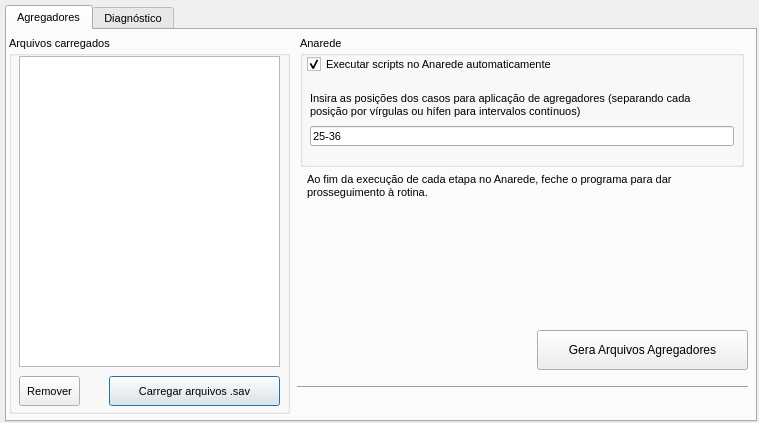
<?xml version="1.0" encoding="UTF-8"?>
<ui version="4.0">
 <author>Samir Ferreira</author>
 <class>Janela</class>
 <widget class="QDialog" name="Janela">
  <property name="geometry">
   <rect>
    <x>0</x>
    <y>0</y>
    <width>759</width>
    <height>423</height>
   </rect>
  </property>
  <property name="acceptDrops">
   <bool>true</bool>
  </property>
  <property name="windowTitle">
   <string>Agregadores e Diagnóstico - v1.2.1 (jan-2022)</string>
  </property>
  <property name="windowIcon">
   <iconset resource="recursos.qrc">
    <normaloff>:/icones/epe</normaloff>:/icones/epe</iconset>
  </property>
  <widget class="QTabWidget" name="tabWidget">
   <property name="geometry">
    <rect>
     <x>5</x>
     <y>5</y>
     <width>752</width>
     <height>417</height>
    </rect>
   </property>
   <property name="font">
    <font>
     <pointsize>8</pointsize>
    </font>
   </property>
   <property name="acceptDrops">
    <bool>true</bool>
   </property>
   <property name="whatsThis">
    <string>&lt;html&gt;&lt;head/&gt;&lt;body&gt;&lt;p&gt;&lt;br/&gt;&lt;/p&gt;&lt;/body&gt;&lt;/html&gt;</string>
   </property>
   <property name="currentIndex">
    <number>0</number>
   </property>
   <widget class="QWidget" name="tab_agreg">
    <property name="acceptDrops">
     <bool>true</bool>
    </property>
    <attribute name="title">
     <string>Agregadores</string>
    </attribute>
    <widget class="QGroupBox" name="groupBox_arqvs_carregados_agreg">
     <property name="geometry">
      <rect>
       <x>2</x>
       <y>6</y>
       <width>281</width>
       <height>378</height>
      </rect>
     </property>
     <property name="acceptDrops">
      <bool>true</bool>
     </property>
     <property name="title">
      <string>Arquivos carregados</string>
     </property>
     <widget class="QListView" name="listView_arqv_carregados_agreg">
      <property name="geometry">
       <rect>
        <x>10</x>
        <y>20</y>
        <width>261</width>
        <height>311</height>
       </rect>
      </property>
      <property name="cursor" stdset="0">
       <cursorShape>PointingHandCursor</cursorShape>
      </property>
      <property name="acceptDrops">
       <bool>true</bool>
      </property>
      <property name="whatsThis">
       <string>&lt;html&gt;&lt;head/&gt;&lt;body&gt;&lt;p&gt;Lista de casos carregados (.pwf/.sav) com base nos quais serão gerados os dados de agregadores.&lt;/p&gt;&lt;/body&gt;&lt;/html&gt;</string>
      </property>
      <property name="selectionMode">
       <enum>QAbstractItemView::ExtendedSelection</enum>
      </property>
     </widget>
     <widget class="QPushButton" name="pushButton_carrega_arqvs_agreg">
      <property name="geometry">
       <rect>
        <x>100</x>
        <y>340</y>
        <width>171</width>
        <height>30</height>
       </rect>
      </property>
      <property name="whatsThis">
       <string>&lt;html&gt;&lt;head/&gt;&lt;body&gt;&lt;p&gt;Permite selecionar e carregar arquivos .pwf/.sav nos quais se deseja aplicar os dados de agregadores.&lt;/p&gt;&lt;/body&gt;&lt;/html&gt;</string>
      </property>
      <property name="text">
       <string>Carregar arquivos .sav</string>
      </property>
      <property name="icon">
       <iconset resource="recursos.qrc">
        <normaloff>:/icones/sav</normaloff>:/icones/sav</iconset>
      </property>
     </widget>
     <widget class="QPushButton" name="pushButton_remover_agreg">
      <property name="geometry">
       <rect>
        <x>10</x>
        <y>340</y>
        <width>61</width>
        <height>30</height>
       </rect>
      </property>
      <property name="text">
       <string>Remover</string>
      </property>
     </widget>
    </widget>
    <widget class="QCheckBox" name="cb_anarede">
     <property name="geometry">
      <rect>
       <x>300</x>
       <y>26</y>
       <width>263</width>
       <height>17</height>
      </rect>
     </property>
     <property name="text">
      <string>Executar scripts no Anarede automaticamente</string>
     </property>
     <property name="icon">
      <iconset resource="recursos.qrc">
       <normaloff>:/icones/anarede</normaloff>:/icones/anarede</iconset>
     </property>
     <property name="checked">
      <bool>true</bool>
     </property>
    </widget>
    <widget class="QGroupBox" name="groupBox">
     <property name="geometry">
      <rect>
       <x>293</x>
       <y>6</y>
       <width>444</width>
       <height>131</height>
      </rect>
     </property>
     <property name="whatsThis">
      <string>Seleciona aplicação automática dos scripts de agregadores no histórico selecionado. Caso seja deixada deselecionada apenas gera os scripts de agregadores, para posterior aplicação.</string>
     </property>
     <property name="title">
      <string>Anarede</string>
     </property>
     <widget class="QLineEdit" name="le_posicoes">
      <property name="geometry">
       <rect>
        <x>10</x>
        <y>90</y>
        <width>424</width>
        <height>20</height>
       </rect>
      </property>
      <property name="text">
       <string>25-36</string>
      </property>
     </widget>
     <widget class="QLabel" name="label">
      <property name="geometry">
       <rect>
        <x>10</x>
        <y>53</y>
        <width>421</width>
        <height>31</height>
       </rect>
      </property>
      <property name="text">
       <string>Insira as posições dos casos para aplicação de agregadores (separando cada posição por vírgulas ou hífen para intervalos contínuos)</string>
      </property>
      <property name="wordWrap">
       <bool>true</bool>
      </property>
     </widget>
    </widget>
    <widget class="QPushButton" name="pushButton_saida_agreg">
     <property name="geometry">
      <rect>
       <x>530</x>
       <y>300</y>
       <width>211</width>
       <height>40</height>
      </rect>
     </property>
     <property name="font">
      <font>
       <pointsize>9</pointsize>
      </font>
     </property>
     <property name="whatsThis">
      <string extracomment="Gera a tabela de contingências no formato .xlsx">&lt;html&gt;&lt;head/&gt;&lt;body&gt;&lt;p&gt;Inicia rotina para geração e aplicação de dados de agregadores nos casos selecionados. &lt;/p&gt;&lt;/body&gt;&lt;/html&gt;</string>
     </property>
     <property name="text">
      <string>Gera Arquivos Agregadores</string>
     </property>
     <property name="icon">
      <iconset resource="recursos.qrc">
       <normaloff>:/icones/doc</normaloff>:/icones/doc</iconset>
     </property>
    </widget>
    <widget class="Line" name="line_4">
     <property name="geometry">
      <rect>
       <x>290</x>
       <y>347</y>
       <width>451</width>
       <height>20</height>
      </rect>
     </property>
     <property name="orientation">
      <enum>Qt::Horizontal</enum>
     </property>
    </widget>
    <widget class="QLabel" name="label_agreg">
     <property name="geometry">
      <rect>
       <x>290</x>
       <y>365</y>
       <width>441</width>
       <height>20</height>
      </rect>
     </property>
     <property name="font">
      <font>
       <pointsize>8</pointsize>
      </font>
     </property>
     <property name="layoutDirection">
      <enum>Qt::LeftToRight</enum>
     </property>
     <property name="text">
      <string/>
     </property>
     <property name="alignment">
      <set>Qt::AlignBottom|Qt::AlignRight|Qt::AlignTrailing</set>
     </property>
    </widget>
    <widget class="QLabel" name="label_instrucao">
     <property name="geometry">
      <rect>
       <x>300</x>
       <y>130</y>
       <width>431</width>
       <height>51</height>
      </rect>
     </property>
     <property name="text">
      <string>Ao fim da execução de cada etapa no Anarede, feche o programa para dar prosseguimento à rotina.</string>
     </property>
     <property name="wordWrap">
      <bool>true</bool>
     </property>
    </widget>
    <zorder>groupBox</zorder>
    <zorder>groupBox_arqvs_carregados_agreg</zorder>
    <zorder>cb_anarede</zorder>
    <zorder>pushButton_saida_agreg</zorder>
    <zorder>line_4</zorder>
    <zorder>label_agreg</zorder>
    <zorder>label_instrucao</zorder>
   </widget>
   <widget class="QWidget" name="tab_diag">
    <attribute name="title">
     <string>Diagnóstico</string>
    </attribute>
    <widget class="QLabel" name="label_loading">
     <property name="geometry">
      <rect>
       <x>299</x>
       <y>359</y>
       <width>281</width>
       <height>20</height>
      </rect>
     </property>
     <property name="font">
      <font>
       <pointsize>8</pointsize>
      </font>
     </property>
     <property name="layoutDirection">
      <enum>Qt::LeftToRight</enum>
     </property>
     <property name="text">
      <string/>
     </property>
     <property name="alignment">
      <set>Qt::AlignBottom|Qt::AlignRight|Qt::AlignTrailing</set>
     </property>
    </widget>
    <widget class="QGroupBox" name="groupBox_filtros">
     <property name="geometry">
      <rect>
       <x>293</x>
       <y>6</y>
       <width>445</width>
       <height>281</height>
      </rect>
     </property>
     <property name="whatsThis">
      <string>&lt;html&gt;&lt;head/&gt;&lt;body&gt;&lt;p&gt;Área de seleção de filtros para listagem de barras e circuitos a serem monitorados e contingenciados nas análises. Do universo de barras e circuitos constantes nos arquivos .pwf carregados, apenas os que passarem no filtro definido aqui constarão nos arquivos resultantes. &lt;/p&gt;&lt;/body&gt;&lt;/html&gt;</string>
     </property>
     <property name="title">
      <string>Filtros</string>
     </property>
     <widget class="QGroupBox" name="groupBox_v_monitora">
      <property name="geometry">
       <rect>
        <x>154</x>
        <y>20</y>
        <width>281</width>
        <height>121</height>
       </rect>
      </property>
      <property name="title">
       <string>Tensões - Monitorar</string>
      </property>
      <widget class="QCheckBox" name="cb_l69m">
       <property name="geometry">
        <rect>
         <x>10</x>
         <y>50</y>
         <width>61</width>
         <height>17</height>
        </rect>
       </property>
       <property name="text">
        <string>&lt;69 kV</string>
       </property>
      </widget>
      <widget class="QCheckBox" name="cb_88m">
       <property name="geometry">
        <rect>
         <x>10</x>
         <y>70</y>
         <width>61</width>
         <height>17</height>
        </rect>
       </property>
       <property name="text">
        <string> 88 kV</string>
       </property>
       <property name="checked">
        <bool>true</bool>
       </property>
      </widget>
      <widget class="QCheckBox" name="cb_115m">
       <property name="geometry">
        <rect>
         <x>70</x>
         <y>70</y>
         <width>61</width>
         <height>17</height>
        </rect>
       </property>
       <property name="text">
        <string>115 kV</string>
       </property>
       <property name="checked">
        <bool>true</bool>
       </property>
      </widget>
      <widget class="QCheckBox" name="cb_138m">
       <property name="geometry">
        <rect>
         <x>10</x>
         <y>90</y>
         <width>61</width>
         <height>17</height>
        </rect>
       </property>
       <property name="text">
        <string>138 kV</string>
       </property>
       <property name="checked">
        <bool>true</bool>
       </property>
      </widget>
      <widget class="QCheckBox" name="cb_161m">
       <property name="geometry">
        <rect>
         <x>70</x>
         <y>90</y>
         <width>61</width>
         <height>17</height>
        </rect>
       </property>
       <property name="text">
        <string>161 kV</string>
       </property>
       <property name="checked">
        <bool>true</bool>
       </property>
      </widget>
      <widget class="Line" name="line">
       <property name="geometry">
        <rect>
         <x>130</x>
         <y>50</y>
         <width>20</width>
         <height>61</height>
        </rect>
       </property>
       <property name="orientation">
        <enum>Qt::Vertical</enum>
       </property>
      </widget>
      <widget class="QCheckBox" name="cb_230m">
       <property name="geometry">
        <rect>
         <x>160</x>
         <y>50</y>
         <width>61</width>
         <height>17</height>
        </rect>
       </property>
       <property name="text">
        <string>230 kV</string>
       </property>
       <property name="checked">
        <bool>true</bool>
       </property>
      </widget>
      <widget class="QCheckBox" name="cb_440m">
       <property name="geometry">
        <rect>
         <x>160</x>
         <y>70</y>
         <width>61</width>
         <height>17</height>
        </rect>
       </property>
       <property name="text">
        <string>440 kV</string>
       </property>
       <property name="checked">
        <bool>true</bool>
       </property>
      </widget>
      <widget class="QCheckBox" name="cb_345m">
       <property name="geometry">
        <rect>
         <x>220</x>
         <y>50</y>
         <width>61</width>
         <height>17</height>
        </rect>
       </property>
       <property name="text">
        <string>345 kV</string>
       </property>
       <property name="checked">
        <bool>true</bool>
       </property>
      </widget>
      <widget class="QCheckBox" name="cb_525m">
       <property name="geometry">
        <rect>
         <x>160</x>
         <y>90</y>
         <width>61</width>
         <height>17</height>
        </rect>
       </property>
       <property name="text">
        <string>525 kV</string>
       </property>
       <property name="checked">
        <bool>true</bool>
       </property>
      </widget>
      <widget class="QCheckBox" name="cb_500m">
       <property name="geometry">
        <rect>
         <x>220</x>
         <y>70</y>
         <width>61</width>
         <height>17</height>
        </rect>
       </property>
       <property name="text">
        <string>500 kV</string>
       </property>
       <property name="checked">
        <bool>true</bool>
       </property>
      </widget>
      <widget class="QCheckBox" name="cb_765m">
       <property name="geometry">
        <rect>
         <x>220</x>
         <y>90</y>
         <width>61</width>
         <height>17</height>
        </rect>
       </property>
       <property name="text">
        <string>765 kV</string>
       </property>
       <property name="checked">
        <bool>true</bool>
       </property>
      </widget>
      <widget class="QCheckBox" name="cb_allDISTRm">
       <property name="geometry">
        <rect>
         <x>30</x>
         <y>20</y>
         <width>81</width>
         <height>17</height>
        </rect>
       </property>
       <property name="font">
        <font>
         <pointsize>8</pointsize>
        </font>
       </property>
       <property name="text">
        <string>Todas Distr.</string>
       </property>
       <property name="checked">
        <bool>true</bool>
       </property>
      </widget>
      <widget class="QCheckBox" name="cb_allRBm">
       <property name="geometry">
        <rect>
         <x>180</x>
         <y>20</y>
         <width>71</width>
         <height>17</height>
        </rect>
       </property>
       <property name="text">
        <string>Todas RB</string>
       </property>
       <property name="checked">
        <bool>true</bool>
       </property>
      </widget>
      <widget class="QCheckBox" name="cb_69m">
       <property name="geometry">
        <rect>
         <x>70</x>
         <y>50</y>
         <width>61</width>
         <height>17</height>
        </rect>
       </property>
       <property name="text">
        <string> 69 kV</string>
       </property>
       <property name="checked">
        <bool>true</bool>
       </property>
      </widget>
     </widget>
     <widget class="QGroupBox" name="groupBox_v_conting">
      <property name="geometry">
       <rect>
        <x>154</x>
        <y>150</y>
        <width>281</width>
        <height>121</height>
       </rect>
      </property>
      <property name="title">
       <string>Tensões - Contingências</string>
      </property>
      <widget class="Line" name="line_2">
       <property name="geometry">
        <rect>
         <x>130</x>
         <y>50</y>
         <width>20</width>
         <height>61</height>
        </rect>
       </property>
       <property name="orientation">
        <enum>Qt::Vertical</enum>
       </property>
      </widget>
      <widget class="QCheckBox" name="cb_allDISTRc">
       <property name="geometry">
        <rect>
         <x>30</x>
         <y>20</y>
         <width>81</width>
         <height>17</height>
        </rect>
       </property>
       <property name="font">
        <font>
         <pointsize>8</pointsize>
        </font>
       </property>
       <property name="text">
        <string>Todas Distr.</string>
       </property>
      </widget>
      <widget class="QCheckBox" name="cb_88c">
       <property name="geometry">
        <rect>
         <x>10</x>
         <y>70</y>
         <width>61</width>
         <height>17</height>
        </rect>
       </property>
       <property name="text">
        <string> 88 kV</string>
       </property>
      </widget>
      <widget class="QCheckBox" name="cb_525c">
       <property name="geometry">
        <rect>
         <x>160</x>
         <y>90</y>
         <width>61</width>
         <height>17</height>
        </rect>
       </property>
       <property name="text">
        <string>525 kV</string>
       </property>
       <property name="checked">
        <bool>true</bool>
       </property>
      </widget>
      <widget class="QCheckBox" name="cb_115c">
       <property name="geometry">
        <rect>
         <x>70</x>
         <y>70</y>
         <width>61</width>
         <height>17</height>
        </rect>
       </property>
       <property name="text">
        <string>115 kV</string>
       </property>
      </widget>
      <widget class="QCheckBox" name="cb_345c">
       <property name="geometry">
        <rect>
         <x>220</x>
         <y>50</y>
         <width>61</width>
         <height>17</height>
        </rect>
       </property>
       <property name="text">
        <string>345 kV</string>
       </property>
       <property name="checked">
        <bool>true</bool>
       </property>
      </widget>
      <widget class="QCheckBox" name="cb_440c">
       <property name="geometry">
        <rect>
         <x>160</x>
         <y>70</y>
         <width>61</width>
         <height>17</height>
        </rect>
       </property>
       <property name="text">
        <string>440 kV</string>
       </property>
       <property name="checked">
        <bool>true</bool>
       </property>
      </widget>
      <widget class="QCheckBox" name="cb_allRBc">
       <property name="geometry">
        <rect>
         <x>180</x>
         <y>20</y>
         <width>71</width>
         <height>17</height>
        </rect>
       </property>
       <property name="text">
        <string>Todas RB</string>
       </property>
       <property name="checked">
        <bool>true</bool>
       </property>
      </widget>
      <widget class="QCheckBox" name="cb_l69c">
       <property name="geometry">
        <rect>
         <x>10</x>
         <y>50</y>
         <width>61</width>
         <height>17</height>
        </rect>
       </property>
       <property name="text">
        <string>&lt;69 kV</string>
       </property>
      </widget>
      <widget class="QCheckBox" name="cb_161c">
       <property name="geometry">
        <rect>
         <x>70</x>
         <y>90</y>
         <width>61</width>
         <height>17</height>
        </rect>
       </property>
       <property name="text">
        <string>161 kV</string>
       </property>
      </widget>
      <widget class="QCheckBox" name="cb_500c">
       <property name="geometry">
        <rect>
         <x>220</x>
         <y>70</y>
         <width>61</width>
         <height>17</height>
        </rect>
       </property>
       <property name="text">
        <string>500 kV</string>
       </property>
       <property name="checked">
        <bool>true</bool>
       </property>
      </widget>
      <widget class="QCheckBox" name="cb_138c">
       <property name="geometry">
        <rect>
         <x>10</x>
         <y>90</y>
         <width>61</width>
         <height>17</height>
        </rect>
       </property>
       <property name="text">
        <string>138 kV</string>
       </property>
      </widget>
      <widget class="QCheckBox" name="cb_765c">
       <property name="geometry">
        <rect>
         <x>220</x>
         <y>90</y>
         <width>61</width>
         <height>17</height>
        </rect>
       </property>
       <property name="text">
        <string>765 kV</string>
       </property>
       <property name="checked">
        <bool>true</bool>
       </property>
      </widget>
      <widget class="QCheckBox" name="cb_230c">
       <property name="geometry">
        <rect>
         <x>160</x>
         <y>50</y>
         <width>61</width>
         <height>17</height>
        </rect>
       </property>
       <property name="text">
        <string>230 kV</string>
       </property>
       <property name="checked">
        <bool>true</bool>
       </property>
      </widget>
      <widget class="QCheckBox" name="cb_69c">
       <property name="geometry">
        <rect>
         <x>70</x>
         <y>50</y>
         <width>61</width>
         <height>17</height>
        </rect>
       </property>
       <property name="text">
        <string> 69 kV</string>
       </property>
      </widget>
     </widget>
     <widget class="QPushButton" name="pushButton_ignora">
      <property name="geometry">
       <rect>
        <x>36</x>
        <y>239</y>
        <width>81</width>
        <height>31</height>
       </rect>
      </property>
      <property name="whatsThis">
       <string>&lt;html&gt;&lt;head/&gt;&lt;body&gt;&lt;p&gt;Abre para edição a lista de barras que não devem fazer parte do monitoramento, nem de contingências. Geralmente constam barras de sistemas isolados (Madeira, Itaipu 50Hz), terminais de elos CC, consumidores livres e barras específicas quaisquer. Barras que estejam identificadas com geração por agregadores não precisam ser incluídas pois o programa já as reconhece e exclui da listagem. &lt;/p&gt;&lt;/body&gt;&lt;/html&gt;</string>
      </property>
      <property name="text">
       <string>Lista IGNORA</string>
      </property>
     </widget>
     <widget class="QGroupBox" name="groupBox_ufs">
      <property name="geometry">
       <rect>
        <x>10</x>
        <y>20</y>
        <width>135</width>
        <height>211</height>
       </rect>
      </property>
      <property name="title">
       <string>UF's</string>
      </property>
      <widget class="QCheckBox" name="cb_AC">
       <property name="geometry">
        <rect>
         <x>10</x>
         <y>20</y>
         <width>41</width>
         <height>17</height>
        </rect>
       </property>
       <property name="text">
        <string>AC</string>
       </property>
      </widget>
      <widget class="QCheckBox" name="cb_AL">
       <property name="geometry">
        <rect>
         <x>10</x>
         <y>40</y>
         <width>41</width>
         <height>17</height>
        </rect>
       </property>
       <property name="text">
        <string>AL</string>
       </property>
      </widget>
      <widget class="QCheckBox" name="cb_AP">
       <property name="geometry">
        <rect>
         <x>10</x>
         <y>80</y>
         <width>41</width>
         <height>17</height>
        </rect>
       </property>
       <property name="text">
        <string>AP</string>
       </property>
      </widget>
      <widget class="QCheckBox" name="cb_AM">
       <property name="geometry">
        <rect>
         <x>10</x>
         <y>60</y>
         <width>41</width>
         <height>17</height>
        </rect>
       </property>
       <property name="text">
        <string>AM</string>
       </property>
      </widget>
      <widget class="QCheckBox" name="cb_CE">
       <property name="geometry">
        <rect>
         <x>10</x>
         <y>120</y>
         <width>41</width>
         <height>17</height>
        </rect>
       </property>
       <property name="text">
        <string>CE</string>
       </property>
      </widget>
      <widget class="QCheckBox" name="cb_BA">
       <property name="geometry">
        <rect>
         <x>10</x>
         <y>100</y>
         <width>41</width>
         <height>17</height>
        </rect>
       </property>
       <property name="text">
        <string>BA</string>
       </property>
      </widget>
      <widget class="QCheckBox" name="cb_DF">
       <property name="geometry">
        <rect>
         <x>10</x>
         <y>140</y>
         <width>41</width>
         <height>17</height>
        </rect>
       </property>
       <property name="text">
        <string>DF</string>
       </property>
      </widget>
      <widget class="QCheckBox" name="cb_MS">
       <property name="geometry">
        <rect>
         <x>50</x>
         <y>60</y>
         <width>41</width>
         <height>17</height>
        </rect>
       </property>
       <property name="text">
        <string>MS</string>
       </property>
      </widget>
      <widget class="QCheckBox" name="cb_MG">
       <property name="geometry">
        <rect>
         <x>50</x>
         <y>40</y>
         <width>41</width>
         <height>17</height>
        </rect>
       </property>
       <property name="text">
        <string>MG</string>
       </property>
      </widget>
      <widget class="QCheckBox" name="cb_GO">
       <property name="geometry">
        <rect>
         <x>10</x>
         <y>180</y>
         <width>41</width>
         <height>17</height>
        </rect>
       </property>
       <property name="text">
        <string>GO</string>
       </property>
      </widget>
      <widget class="QCheckBox" name="cb_MA">
       <property name="geometry">
        <rect>
         <x>50</x>
         <y>20</y>
         <width>41</width>
         <height>17</height>
        </rect>
       </property>
       <property name="text">
        <string>MA</string>
       </property>
      </widget>
      <widget class="QCheckBox" name="cb_ES">
       <property name="geometry">
        <rect>
         <x>10</x>
         <y>160</y>
         <width>41</width>
         <height>17</height>
        </rect>
       </property>
       <property name="text">
        <string>ES</string>
       </property>
      </widget>
      <widget class="QCheckBox" name="cb_PA">
       <property name="geometry">
        <rect>
         <x>50</x>
         <y>100</y>
         <width>41</width>
         <height>17</height>
        </rect>
       </property>
       <property name="text">
        <string>PA</string>
       </property>
      </widget>
      <widget class="QCheckBox" name="cb_MT">
       <property name="geometry">
        <rect>
         <x>50</x>
         <y>80</y>
         <width>41</width>
         <height>17</height>
        </rect>
       </property>
       <property name="text">
        <string>MT</string>
       </property>
      </widget>
      <widget class="QCheckBox" name="cb_RJ">
       <property name="geometry">
        <rect>
         <x>90</x>
         <y>20</y>
         <width>41</width>
         <height>17</height>
        </rect>
       </property>
       <property name="text">
        <string>RJ</string>
       </property>
      </widget>
      <widget class="QCheckBox" name="cb_SE">
       <property name="geometry">
        <rect>
         <x>90</x>
         <y>140</y>
         <width>41</width>
         <height>17</height>
        </rect>
       </property>
       <property name="text">
        <string>SE</string>
       </property>
      </widget>
      <widget class="QCheckBox" name="cb_RS">
       <property name="geometry">
        <rect>
         <x>90</x>
         <y>100</y>
         <width>41</width>
         <height>17</height>
        </rect>
       </property>
       <property name="text">
        <string>RS</string>
       </property>
      </widget>
      <widget class="QCheckBox" name="cb_PR">
       <property name="geometry">
        <rect>
         <x>50</x>
         <y>180</y>
         <width>41</width>
         <height>17</height>
        </rect>
       </property>
       <property name="text">
        <string>PR</string>
       </property>
      </widget>
      <widget class="QCheckBox" name="cb_PE">
       <property name="geometry">
        <rect>
         <x>50</x>
         <y>140</y>
         <width>41</width>
         <height>17</height>
        </rect>
       </property>
       <property name="text">
        <string>PE</string>
       </property>
      </widget>
      <widget class="QCheckBox" name="cb_TO">
       <property name="geometry">
        <rect>
         <x>90</x>
         <y>180</y>
         <width>41</width>
         <height>17</height>
        </rect>
       </property>
       <property name="text">
        <string>TO</string>
       </property>
      </widget>
      <widget class="QCheckBox" name="cb_SC">
       <property name="geometry">
        <rect>
         <x>90</x>
         <y>120</y>
         <width>41</width>
         <height>17</height>
        </rect>
       </property>
       <property name="text">
        <string>SC</string>
       </property>
      </widget>
      <widget class="QCheckBox" name="cb_PI">
       <property name="geometry">
        <rect>
         <x>50</x>
         <y>160</y>
         <width>41</width>
         <height>17</height>
        </rect>
       </property>
       <property name="text">
        <string>PI</string>
       </property>
      </widget>
      <widget class="QCheckBox" name="cb_RR">
       <property name="geometry">
        <rect>
         <x>90</x>
         <y>80</y>
         <width>41</width>
         <height>17</height>
        </rect>
       </property>
       <property name="text">
        <string>RR</string>
       </property>
      </widget>
      <widget class="QCheckBox" name="cb_PB">
       <property name="geometry">
        <rect>
         <x>50</x>
         <y>120</y>
         <width>41</width>
         <height>17</height>
        </rect>
       </property>
       <property name="text">
        <string>PB</string>
       </property>
      </widget>
      <widget class="QCheckBox" name="cb_RN">
       <property name="geometry">
        <rect>
         <x>90</x>
         <y>40</y>
         <width>41</width>
         <height>17</height>
        </rect>
       </property>
       <property name="text">
        <string>RN</string>
       </property>
      </widget>
      <widget class="QCheckBox" name="cb_RO">
       <property name="geometry">
        <rect>
         <x>90</x>
         <y>60</y>
         <width>41</width>
         <height>17</height>
        </rect>
       </property>
       <property name="text">
        <string>RO</string>
       </property>
      </widget>
      <widget class="QCheckBox" name="cb_SP">
       <property name="geometry">
        <rect>
         <x>90</x>
         <y>160</y>
         <width>41</width>
         <height>17</height>
        </rect>
       </property>
       <property name="text">
        <string>SP</string>
       </property>
      </widget>
     </widget>
    </widget>
    <widget class="QPushButton" name="pushButton_saida">
     <property name="geometry">
      <rect>
       <x>420</x>
       <y>301</y>
       <width>191</width>
       <height>40</height>
      </rect>
     </property>
     <property name="font">
      <font>
       <pointsize>9</pointsize>
      </font>
     </property>
     <property name="whatsThis">
      <string extracomment="Gera a tabela de contingências no formato .xlsx">&lt;html&gt;&lt;head/&gt;&lt;body&gt;&lt;p&gt;Cria Tabela de Contingência com base nos dados dos arquivos .pwf carregados e dos filtros selecionados. Basta copiar os dados dessa tabela para seu programa de contingências preferido (REDE ou PAD). &lt;/p&gt;&lt;/body&gt;&lt;/html&gt;</string>
     </property>
     <property name="text">
      <string>Gera Arquivos Diagnóstico</string>
     </property>
     <property name="icon">
      <iconset resource="recursos.qrc">
       <normaloff>:/icones/doc</normaloff>:/icones/doc</iconset>
     </property>
    </widget>
    <widget class="QGroupBox" name="groupBox_arqvs_carregados">
     <property name="geometry">
      <rect>
       <x>2</x>
       <y>6</y>
       <width>281</width>
       <height>378</height>
      </rect>
     </property>
     <property name="title">
      <string>Arquivos carregados</string>
     </property>
     <widget class="QListView" name="listView_arqv_carregados">
      <property name="geometry">
       <rect>
        <x>10</x>
        <y>20</y>
        <width>261</width>
        <height>311</height>
       </rect>
      </property>
      <property name="cursor" stdset="0">
       <cursorShape>PointingHandCursor</cursorShape>
      </property>
      <property name="whatsThis">
       <string>&lt;html&gt;&lt;head/&gt;&lt;body&gt;&lt;p&gt;Lista de casos carregados (.pwf) com base nos quais serão gerados os arquivos auxiliares para análise de contingência.&lt;/p&gt;&lt;/body&gt;&lt;/html&gt;</string>
      </property>
      <property name="selectionMode">
       <enum>QAbstractItemView::ExtendedSelection</enum>
      </property>
     </widget>
     <widget class="QPushButton" name="pushButton_carrega_arqvs">
      <property name="geometry">
       <rect>
        <x>99</x>
        <y>340</y>
        <width>171</width>
        <height>30</height>
       </rect>
      </property>
      <property name="whatsThis">
       <string>&lt;html&gt;&lt;head/&gt;&lt;body&gt;&lt;p&gt;Permite selecionar e carregar arquivos .pwf de casos nos quais se deseja fazer a análise de contingências.&lt;/p&gt;&lt;/body&gt;&lt;/html&gt;</string>
      </property>
      <property name="text">
       <string>Carregar arquivos .pwf</string>
      </property>
      <property name="icon">
       <iconset resource="recursos.qrc">
        <normaloff>:/icones/pwf</normaloff>:/icones/pwf</iconset>
      </property>
     </widget>
     <widget class="QPushButton" name="pushButton_remover">
      <property name="geometry">
       <rect>
        <x>10</x>
        <y>340</y>
        <width>61</width>
        <height>30</height>
       </rect>
      </property>
      <property name="text">
       <string>Remover</string>
      </property>
     </widget>
    </widget>
    <widget class="QProgressBar" name="progressBar">
     <property name="enabled">
      <bool>true</bool>
     </property>
     <property name="geometry">
      <rect>
       <x>584</x>
       <y>363</y>
       <width>160</width>
       <height>20</height>
      </rect>
     </property>
     <property name="value">
      <number>0</number>
     </property>
     <property name="textVisible">
      <bool>true</bool>
     </property>
     <property name="invertedAppearance">
      <bool>false</bool>
     </property>
    </widget>
    <widget class="Line" name="line_3">
     <property name="geometry">
      <rect>
       <x>290</x>
       <y>347</y>
       <width>451</width>
       <height>20</height>
      </rect>
     </property>
     <property name="orientation">
      <enum>Qt::Horizontal</enum>
     </property>
    </widget>
   </widget>
  </widget>
 </widget>
 <tabstops>
  <tabstop>pushButton_carrega_arqvs</tabstop>
  <tabstop>pushButton_saida</tabstop>
  <tabstop>listView_arqv_carregados</tabstop>
  <tabstop>pushButton_remover</tabstop>
  <tabstop>cb_AC</tabstop>
  <tabstop>cb_AL</tabstop>
  <tabstop>cb_AM</tabstop>
  <tabstop>cb_AP</tabstop>
  <tabstop>cb_BA</tabstop>
  <tabstop>cb_CE</tabstop>
  <tabstop>cb_DF</tabstop>
  <tabstop>cb_ES</tabstop>
  <tabstop>cb_GO</tabstop>
  <tabstop>cb_MA</tabstop>
  <tabstop>cb_MG</tabstop>
  <tabstop>cb_MS</tabstop>
  <tabstop>cb_MT</tabstop>
  <tabstop>cb_PA</tabstop>
  <tabstop>cb_PB</tabstop>
  <tabstop>cb_PE</tabstop>
  <tabstop>cb_PI</tabstop>
  <tabstop>cb_PR</tabstop>
  <tabstop>cb_RJ</tabstop>
  <tabstop>cb_RN</tabstop>
  <tabstop>cb_RO</tabstop>
  <tabstop>cb_RR</tabstop>
  <tabstop>cb_RS</tabstop>
  <tabstop>cb_SC</tabstop>
  <tabstop>cb_SE</tabstop>
  <tabstop>cb_SP</tabstop>
  <tabstop>cb_TO</tabstop>
  <tabstop>cb_allDISTRm</tabstop>
  <tabstop>cb_l69m</tabstop>
  <tabstop>cb_69m</tabstop>
  <tabstop>cb_88m</tabstop>
  <tabstop>cb_115m</tabstop>
  <tabstop>cb_138m</tabstop>
  <tabstop>cb_161m</tabstop>
  <tabstop>cb_allRBm</tabstop>
  <tabstop>cb_230m</tabstop>
  <tabstop>cb_345m</tabstop>
  <tabstop>cb_440m</tabstop>
  <tabstop>cb_500m</tabstop>
  <tabstop>cb_525m</tabstop>
  <tabstop>cb_765m</tabstop>
  <tabstop>cb_allDISTRc</tabstop>
  <tabstop>cb_l69c</tabstop>
  <tabstop>cb_69c</tabstop>
  <tabstop>cb_88c</tabstop>
  <tabstop>cb_115c</tabstop>
  <tabstop>cb_138c</tabstop>
  <tabstop>cb_161c</tabstop>
  <tabstop>cb_allRBc</tabstop>
  <tabstop>cb_230c</tabstop>
  <tabstop>cb_345c</tabstop>
  <tabstop>cb_440c</tabstop>
  <tabstop>cb_500c</tabstop>
  <tabstop>cb_525c</tabstop>
  <tabstop>cb_765c</tabstop>
  <tabstop>pushButton_ignora</tabstop>
 </tabstops>
 <resources>
  <include location="recursos.qrc"/>
 </resources>
 <connections/>
</ui>
